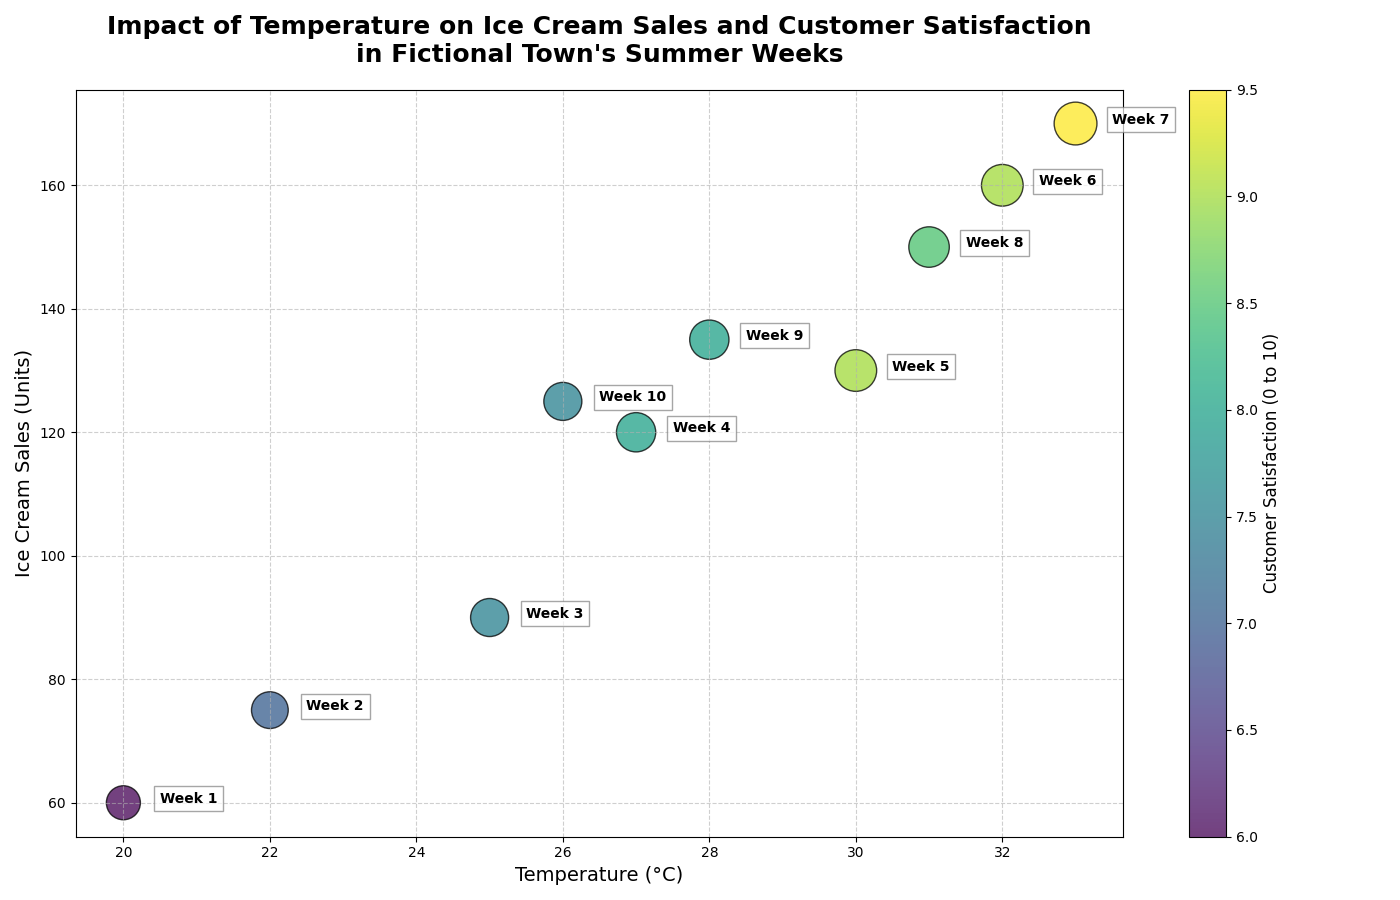

Reproduce this figure in Python.
import matplotlib.pyplot as plt
import numpy as np

# Backstory: Visualizing Ice Cream Sales vs. Temperature with Customer Satisfaction
# In a fictional town during each week of summer, ice cream sales, temperatures, and customer satisfaction
# were tracked to understand the impact of weather on sales and satisfaction.

# Weeks of observation
weeks = np.arange(1, 11)

# Data: Sales (in units), Temperature (in °C), and Customer Satisfaction (rating 0 to 10)
sales = np.array([60, 75, 90, 120, 130, 160, 170, 150, 135, 125])
temperature = np.array([20, 22, 25, 27, 30, 32, 33, 31, 28, 26])
satisfaction = np.array([6, 7, 7.5, 8, 9, 9, 9.5, 8.5, 8, 7.5])

# Create figure and scatter plot
plt.figure(figsize=(14, 9))

# Scatter plot for Sales vs Temperature colored by Satisfaction
scatter = plt.scatter(temperature, sales, s=satisfaction*100, c=satisfaction, cmap='viridis', alpha=0.75, edgecolors='black', linewidth=1)

# Titles and labels
plt.title("Impact of Temperature on Ice Cream Sales and Customer Satisfaction\nin Fictional Town's Summer Weeks", fontsize=18, fontweight='bold', pad=20)
plt.xlabel("Temperature (°C)", fontsize=14)
plt.ylabel("Ice Cream Sales (Units)", fontsize=14)

# Annotate points with week numbers
for i, week in enumerate(weeks):
    plt.annotate(f"Week {week}", (temperature[i] + 0.5, sales[i]), fontsize=10, fontweight='bold', bbox=dict(facecolor='white',alpha=0.7, edgecolor='gray'))

# Add grid lines
plt.grid(True, linestyle='--', alpha=0.6)

# Add colorbar to indicate customer satisfaction rating
cbar = plt.colorbar(scatter)
cbar.set_label('Customer Satisfaction (0 to 10)', fontsize=12)

# Automatically adjust layout to prevent overlap
plt.tight_layout()

# Show the plot
plt.show()
